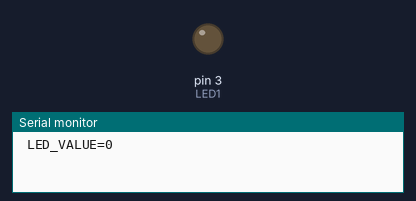
Simulated run of this sketch. Board: Arduino Nano, built with avr-gcc and run on an emulated ATmega328P. Parts: output pins drawn as LEDs (lit = HIGH), the last lines printed to the serial monitor.

Above: at 0.05 s.
At 0.25 s:
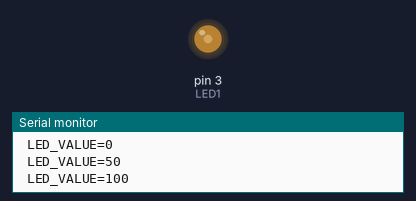
At 0.5 s:
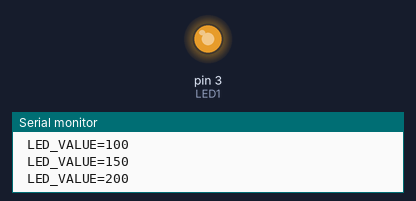
At 1.0 s:
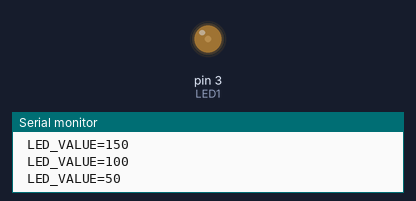
Timing chart, 0 to 3.0 s (numbered marks = the images above):
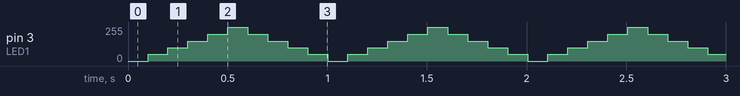

Measured:
- by itself, pin 3 (LED1): repeats every 1.0 s: 100/255 0.10 s, 150/255 0.10 s, 200/255 0.10 s, 255/255 0.10 s, 200/255 0.10 s, 150/255 0.10 s, 100/255 0.10 s, 50/255 0.10 s, 0/255 0.10 s, 50/255 0.10 s

The sketch:

Arduino_Nano_Single_LED_w_PWM_Step.ino
```cpp
/* **************************
 *  Arduino Nano Single LED with PWM Step
 *
 *  Control an LED connected to a Digital PWM (Pulse Width Modulation) Pin
 *  Use analogWrite to set LED values between 0 (LOW) and 255 (HIGH)
 *  Step through a list of predefined values
 *
 *  Digital Pins without PWM use digitalWrite with values of 0 (LOW) or 1 (HIGH)
 *
 *  Written by @alt_bier
 * ************************** */

// Define Pins
#define LED1 3

// Define Variables
int step = 0;

void setup()
{
  // Initialize LED Pins As Output
  pinMode(LED1, OUTPUT);

  // Set up serial output to console (baud)
  Serial.begin(38400);
}

// Main Loop
void loop()
{
  // Set Delay Time [in ms]
  int DelayTime = 100;

  // Step Value Array
  int StepValue[10] = {0, 50, 100, 150, 200, 255, 200, 150, 100, 50};

  // Set the LED value using analogWrite using the step and StepValue variables
  // analogWrite is only usable on Analog pins or Digital PWM pins
  analogWrite(LED1, StepValue[step]);

  // Print current LED value to serial console for troubleshooting
  Serial.print(" LED_VALUE=");
  Serial.println(StepValue[step]);

  // Increment the Step Counter
  step = step + 1;
  if (step > 9) {
    // Reset step counter if it exceeds the num of StepValue array elements
    step = 0;
  }

  // Pause the loop keeping the LED lit with current values before resuming
  delay(DelayTime);

}
```
